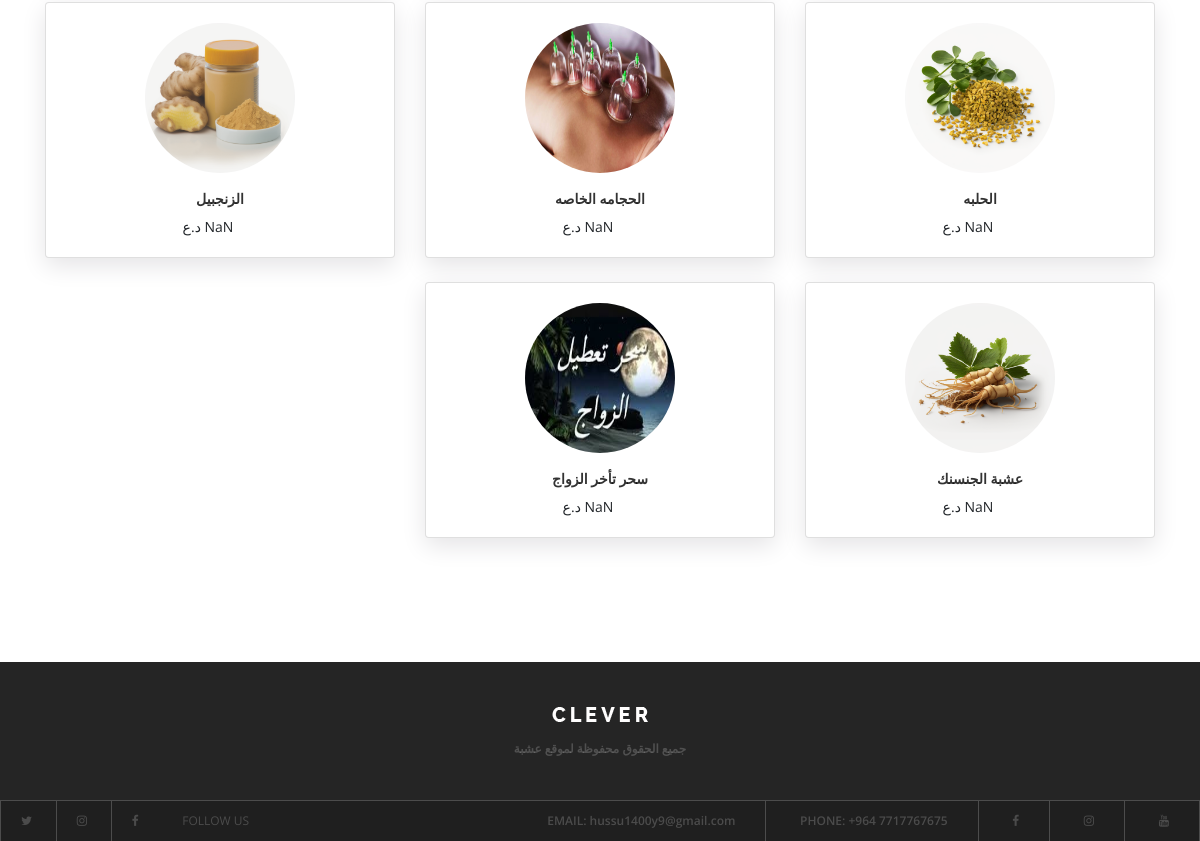
The app's page / (lower part), older data.
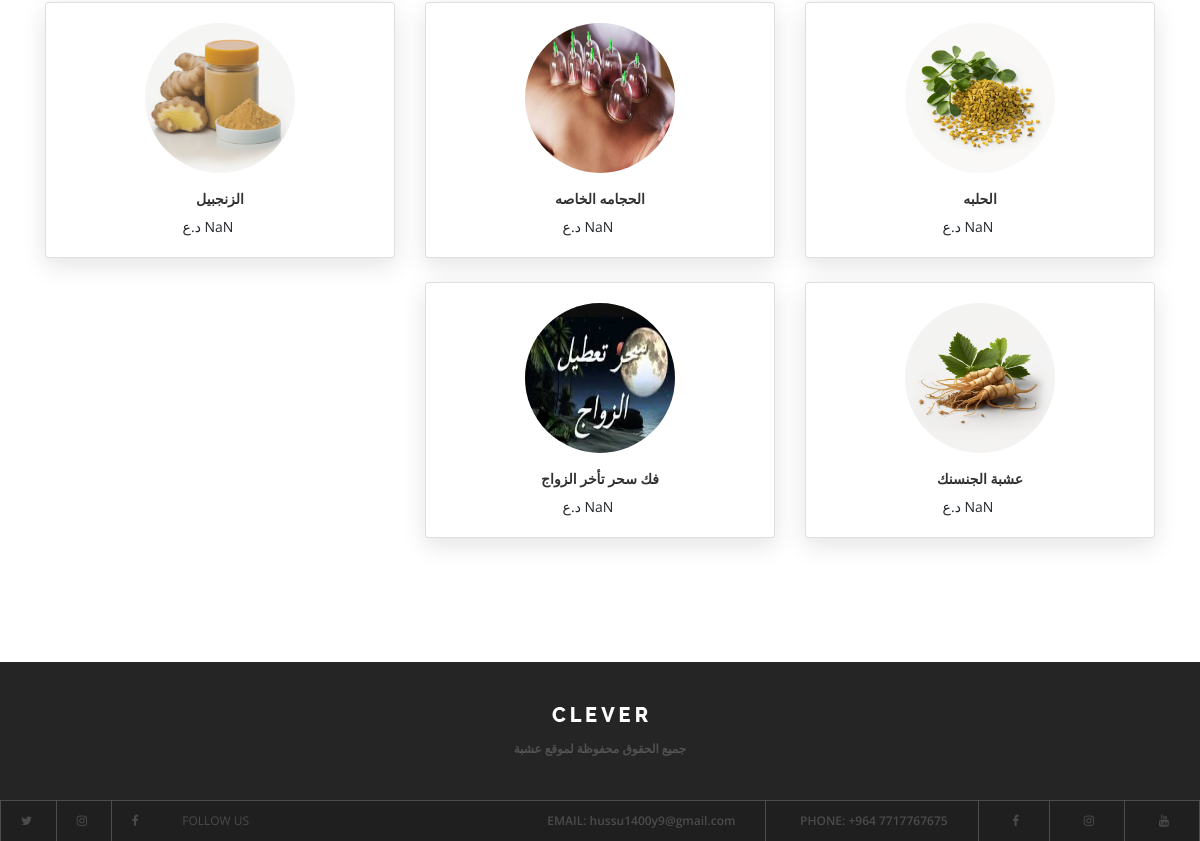
The same page, newer data.
### products/models.py (models this page shows, shortened)
class Product(models.Model):
    prd_name = models.CharField(max_length=500, verbose_name="اسم المنتج")
    prd_price = models.IntegerField(verbose_name="السعر",default=0)
    description = models.CharField(max_length=1500,verbose_name="الوصف")
    img = models.ImageField( upload_to="media/prd/", default='media/prd/default.png', verbose_name="صورة المنتج")
    up_date = models.DateField(auto_now=False, auto_now_add=True,verbose_name="تاريخ الرفع")
    recommended = models.BooleanField(verbose_name="يعرض على الرئيسية")
    sold = models.BooleanField(verbose_name="مباع")
    unit=models.CharField(verbose_name="القياس",max_length=140,default="",choices=units)
    discount = models.IntegerField(verbose_name="الخصم", default=0)
    cat_id = models.ForeignKey(Category, on_delete=models.CASCADE,verbose_name="القسم",null=True)
    slug = models.SlugField(verbose_name="Slug",blank=True , null=True)
    total = models.FloatField(verbose_name="السعر الكلي",default=0)

### products/views.py (the view)
# urls.py: path('', main, name="home"),
def main(request):
    if request.method == "POST":
        se1 = request.POST.get('search')  # Text searching
        product = Product.objects.filter(prd_name__icontains=se1)
    else:
        product = Product.objects.all()
    if request.user.is_authenticated:
        user = Profile.objects.get(user_id=request.user)
    else:
        user = "زائر"
    category = Category.objects.all()
    return render(request, 'main.html', {'cats': category, 'users': user, 'prd': product})

### products/templates/main.html (shortened to what this page needs)
{% extends 'base.html' %}
{% load static %}
                {% block container %}
                <div class="container">
                    <div class="row">
                        {% for pr in prd %}
                        <div class="col-sm-12 col-md-6 col-lg-4 col-xl-4">
                            <div class="card item-card">
                                <div class="product-grid6  card-body">
                                    <div class="product-image6">
                                        <a href="#">
                                            <div style="text-align: center;"><img class="img-fluid" style="height: 150px; width: 150px ; border-radius: 50%;" src="{{pr.img.url}}" alt="img"></div>
                                        </a>
                                    </div>
                                    <div class="product-content text-center">
                                        <h4 class="title " style="font-weight: bolder;"><a href="#">{{pr.prd_name}}</a></h4>
                                        {% if pr.discount < 1 %}
                                        <div class="product_price"><span class="mr-4"><span class="currency">{{pr.total}}</span> د.ع </span></div>
                                        {% else %}
                                       <div style="font-weight: bold"><span class="mr-4" style="text-decoration: line-through; color: grey;"> {{pr.prd_price}} د.ع </span> <span class="mr-4"> {{pr.total}} د.ع </span></div>
                                        {% endif %}
                                    </div>
                                </div>
                            </div>
                        </div>
                        {% endfor %}
                    </div>
                </div>
				{% endblock container %}

Row changes from the older to the newer data that the page shows:
changed Product: prd_name "سحر تأخر الزواج" → "فك سحر تأخر الزواج"
